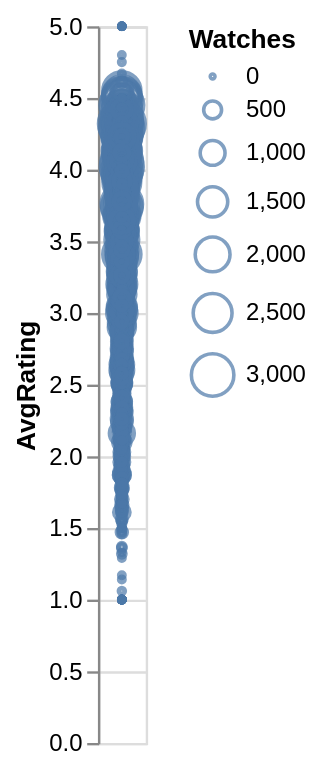

Here is the notebook cell this chart was saved with:
### Markdown cell above
### Encodings

The next step is to add *visual encoding channels* (or *encodings* for short) to the chart. An encoding channel specifies how a given data column should be mapped onto the visual properties of the visualization.
Some of the more frequently used visual encodings are listed here:

* ``x``: x-axis value
* ``y``: y-axis value
* ``color``: color of the mark
* ``opacity``: transparency/opacity of the mark
* ``shape``: shape of the mark
* ``size``: size of the mark
* ``row``: row within a grid of facet plots
* ``column``: column within a grid of facet plots

For a complete list of these encodings, see the [Encodings](https://altair-viz.github.io/user_guide/encoding.html) section of the documentation.

Visual encodings can be created with the `encode()` method of the `Chart` object.

### Code cell
alt.Chart(movies_genre).mark_point().encode(
  y='AvgRating', size="Watches"
)

### Figure 1 — Vega-Lite specification as saved in the notebook (floating-point values rounded to 4 significant figures; data arrays with more than 128 entries replaced by an {"elided": "..."} marker saying what was removed)
{"config": {"view": {"continuousWidth": 300, "continuousHeight": 300}}, "data": {"name": "data-13c4f2dff4c408d6b77392abd5dfec37"}, "mark": {"type": "point"}, "encoding": {"size": {"field": "Watches", "type": "quantitative"}, "y": {"field": "AvgRating", "type": "quantitative"}}, "$schema": "https://vega.github.io/schema/vega-lite/v5.20.1.json", "datasets": {"data-13c4f2dff4c408d6b77392abd5dfec37": {"elided": "3883 records"}}}
